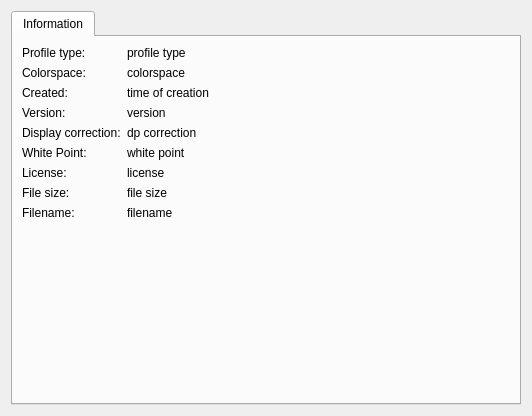
<?xml version="1.0" encoding="UTF-8"?>
<ui version="4.0">
 <class>ProfileDescription</class>
 <widget class="QWidget" name="ProfileDescription">
  <property name="geometry">
   <rect>
    <x>0</x>
    <y>0</y>
    <width>532</width>
    <height>416</height>
   </rect>
  </property>
  <layout class="QGridLayout" name="gridLayout">
   <item row="0" column="0">
    <widget class="QTabWidget" name="tabWidget">
     <property name="currentIndex">
      <number>0</number>
     </property>
     <widget class="QWidget" name="tab">
      <attribute name="title">
       <string>Information</string>
      </attribute>
      <layout class="QFormLayout" name="formLayout">
       <item row="0" column="0">
        <widget class="QLabel" name="label">
         <property name="text">
          <string>Profile type:</string>
         </property>
        </widget>
       </item>
       <item row="0" column="1">
        <widget class="QLabel" name="typeL">
         <property name="text">
          <string>profile type</string>
         </property>
        </widget>
       </item>
       <item row="1" column="0">
        <widget class="QLabel" name="label_3">
         <property name="text">
          <string>Colorspace:</string>
         </property>
        </widget>
       </item>
       <item row="1" column="1">
        <widget class="QLabel" name="colorspaceL">
         <property name="text">
          <string>colorspace</string>
         </property>
        </widget>
       </item>
       <item row="2" column="0">
        <widget class="QLabel" name="label_5">
         <property name="text">
          <string>Created:</string>
         </property>
        </widget>
       </item>
       <item row="2" column="1">
        <widget class="QLabel" name="createdL">
         <property name="text">
          <string>time of creation</string>
         </property>
        </widget>
       </item>
       <item row="3" column="0">
        <widget class="QLabel" name="label_7">
         <property name="text">
          <string>Version:</string>
         </property>
        </widget>
       </item>
       <item row="3" column="1">
        <widget class="QLabel" name="versionL">
         <property name="text">
          <string>version</string>
         </property>
        </widget>
       </item>
       <item row="4" column="0">
        <widget class="QLabel" name="label_9">
         <property name="text">
          <string>Display correction:</string>
         </property>
        </widget>
       </item>
       <item row="4" column="1">
        <widget class="QLabel" name="dpCorrectionL">
         <property name="text">
          <string>dp correction</string>
         </property>
        </widget>
       </item>
       <item row="5" column="0">
        <widget class="QLabel" name="label_11">
         <property name="text">
          <string>White Point:</string>
         </property>
        </widget>
       </item>
       <item row="5" column="1">
        <widget class="QLabel" name="whitepointL">
         <property name="text">
          <string>white point</string>
         </property>
        </widget>
       </item>
       <item row="6" column="0">
        <widget class="QLabel" name="label_13">
         <property name="text">
          <string>License:</string>
         </property>
        </widget>
       </item>
       <item row="6" column="1">
        <widget class="QLabel" name="licenseL">
         <property name="text">
          <string>license</string>
         </property>
        </widget>
       </item>
       <item row="7" column="0">
        <widget class="QLabel" name="label_15">
         <property name="text">
          <string>File size:</string>
         </property>
        </widget>
       </item>
       <item row="7" column="1">
        <widget class="QLabel" name="filesizeL">
         <property name="text">
          <string>file size</string>
         </property>
        </widget>
       </item>
       <item row="8" column="0">
        <widget class="QLabel" name="label_17">
         <property name="text">
          <string>Filename:</string>
         </property>
        </widget>
       </item>
       <item row="8" column="1">
        <widget class="QLabel" name="filenameL">
         <property name="text">
          <string>filename</string>
         </property>
        </widget>
       </item>
      </layout>
     </widget>
    </widget>
   </item>
  </layout>
  <action name="actionPrintTestPage">
   <property name="text">
    <string>Print Test Page</string>
   </property>
  </action>
  <action name="actionCleanPrintHeads">
   <property name="text">
    <string>Clean Print Heads</string>
   </property>
  </action>
  <action name="actionPrintSelfTestPage">
   <property name="text">
    <string>Print Self Test Page</string>
   </property>
   <property name="toolTip">
    <string>Print Self-Test Page</string>
   </property>
  </action>
 </widget>
 <resources/>
 <connections/>
</ui>
